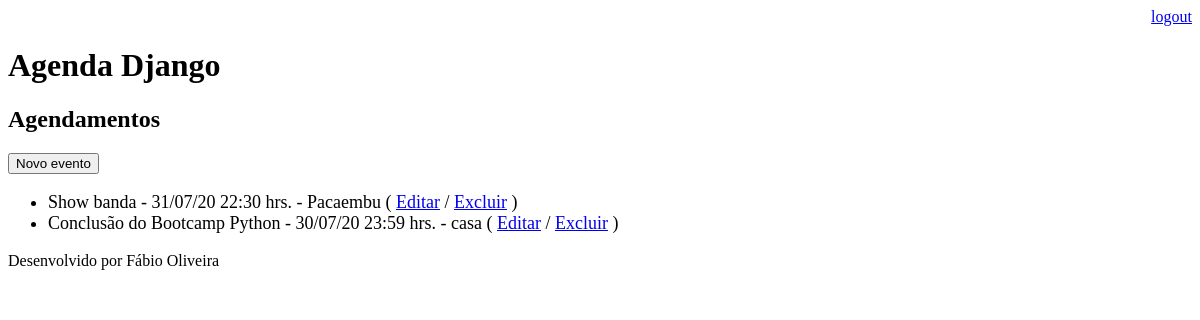
/agenda/ (signed in), run on an earlier commit of the app's database.
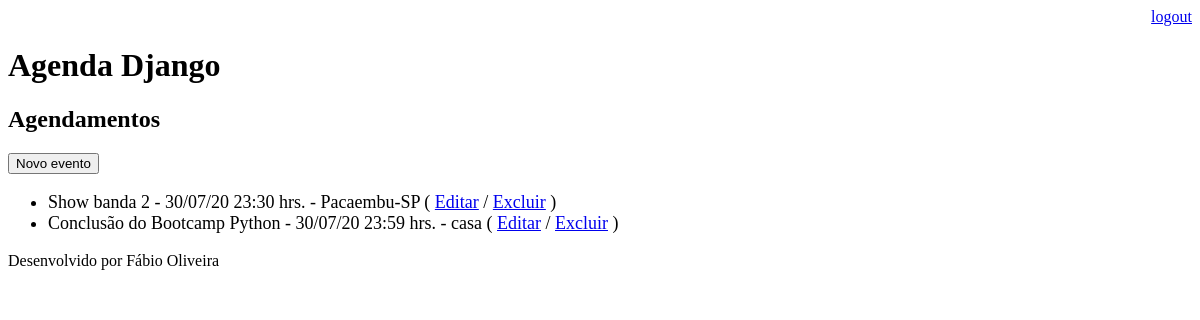
And on a later commit of the database.
### core/models.py (models this page shows, shortened)
class Evento(models.Model):
    titulo = models.CharField(max_length=100) # máximo 100 caracteres, não pode ser branco ou nulo
    descricao = models.TextField(blank=True, null=True) # não tem limite de caracteres, pode ser branco ou nulo
    data_evento = models.DateTimeField(verbose_name='Data do evento') #campo de data e hora, não pode ser nulo, e customiza nome
    data_criacao = models.DateTimeField(auto_now=True) #campo de data e hora, pega hora da inserção automaticamente
    usuario = models.ForeignKey(User, on_delete=models.CASCADE) # acrescenta foreign key com usuários do django
    local = models.CharField(max_length=100, blank=True, null=True)  # máximo 100 caracteres, pode ser branco ou nulo
    class Meta:
        db_table = 'evento'
    def get_data_evento(self): # cria função
        return self.data_evento.strftime('%d/%m/%y %H:%M hrs.') # que retorna a data e hora do evento formatadas
    def get_evento_atrasado(self):  # cria função que
        if self.data_evento < datetime.now():  # se data_evento for anterior a data atual:
            return True                        # retorne True
        else:                                  # senão:
            return False                       # retorne False

### core/views.py (the view)
# urls.py: path('agenda/', views.lista_eventos), # cria rota 'agenda/' para executar 'lista_eventos'
@login_required(login_url='/login/')  # exige autênticação para função, sem autenticação: direciona para a página '/login/'
def lista_eventos(request): # função que
    usuario = request.user # pega o nome do usuário na requisição
    data_atual = datetime.now() - timedelta(hours= 1) # pega a data e hora atual com atraso de 1 hora
    evento = Evento.objects.filter(usuario= usuario, # obtém uma lista dos eventos do usuário da requisição
                                   data_evento__gt = data_atual)  # na data e hora posterior a data_evento
    dados = {'eventos' : evento} # cria um dicionário com a lista de eventos
    return render(request, 'agenda_django.html', dados) # renderiza a página 'agenda_django.html' e passa o dicionário

### templates/agenda_django.html
{% extends "model-page.html" %}
{% block content %}
    <h2>Agendamentos</h2>
    <a href="evento/">
        <button type="button">Novo evento</button>
    </a>
    <ul style="font-size: 18px">
        {% for evento in eventos %}
            <li>
                <div style= {% if evento.get_evento_atrasado %} "color:red" {% endif %}>
                    {{ evento.titulo }} - {{ evento.get_data_evento }} - {{ evento.local }}
                    ( <a href="evento/?id={{ evento.id }}">Editar</a>
                    / <a href="evento/delete/{{ evento.id }}">Excluir</a> )
                </div>
            </li>
        {% endfor %}
    </ul>
{% endblock %}

What changed in the data, as far as the page shows it:
changed Evento: titulo "Show banda" → "Show banda 2"; get_data_evento "31/07/20 22:30 hrs." → "30/07/20 23:30 hrs."; local "Pacaembu" → "Pacaembu-SP"
